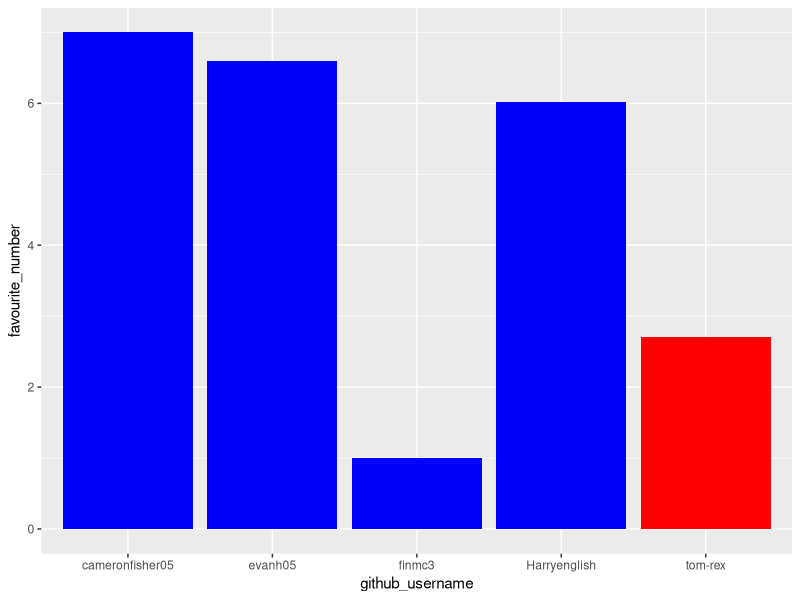
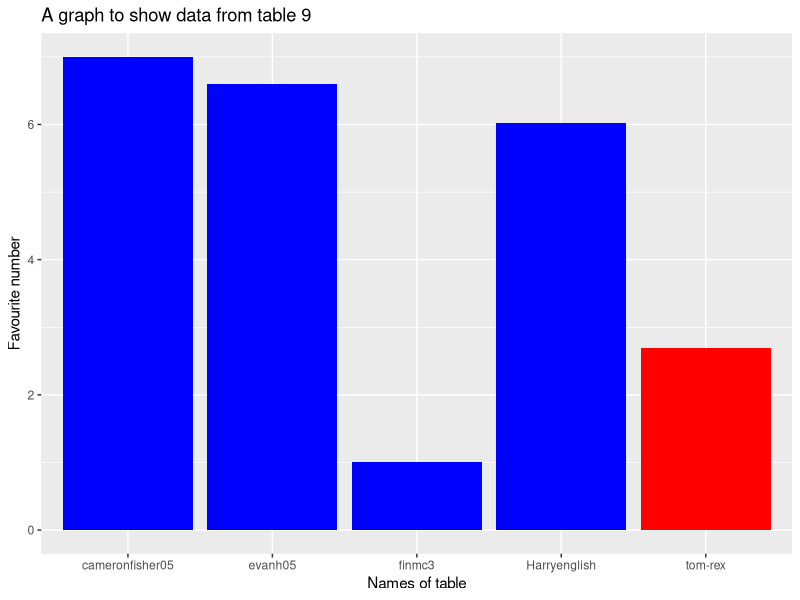
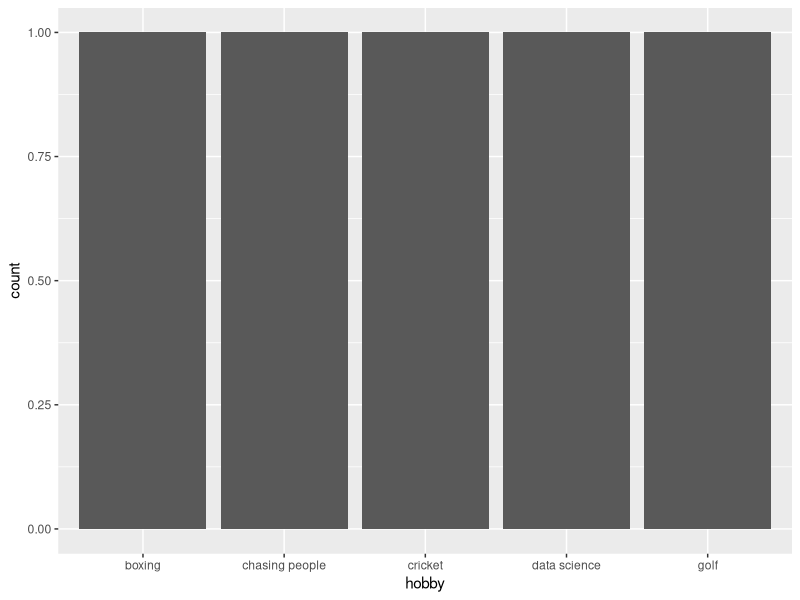

The R source for these figures, in order:
## ---- chunk 1
library(tidyverse) 
## ---- chunk 2
team_data <- tibble(
  name = c("Cameron Fisher", "Harry English", "Tom Cummings", 
           "Fin McLachlan", "Evan Huwe"),
  github_username = c("cameronfisher05", "Harryenglish", "tom-rex", 
                      "finmc3", "evanh05"), 
  colour = c("blue", "blue", "red", 
             "blue", "blue"),
  hobby = c("golf", "boxing", "data science", 
            "chasing people", "cricket"),
  favourite_number = c(7, 6.02, 2.7, 1, 6.6)
  )

team_data
## ---- chunk 3
p1 <- ggplot(data = team_data, 
             mapping = aes(x = github_username, 
                           y = favourite_number,
                           fill = colour), 
             ) +
   geom_col() +
   scale_fill_identity()
p1
## ---- chunk 4
p1 + labs(x = "Names of table", 
          y = "Favourite number",
          title = "A graph to show data from table 9")
## ---- chunk 5
p2 <- ggplot(team_data, aes(x = hobby)) +
  geom_bar()
p2
